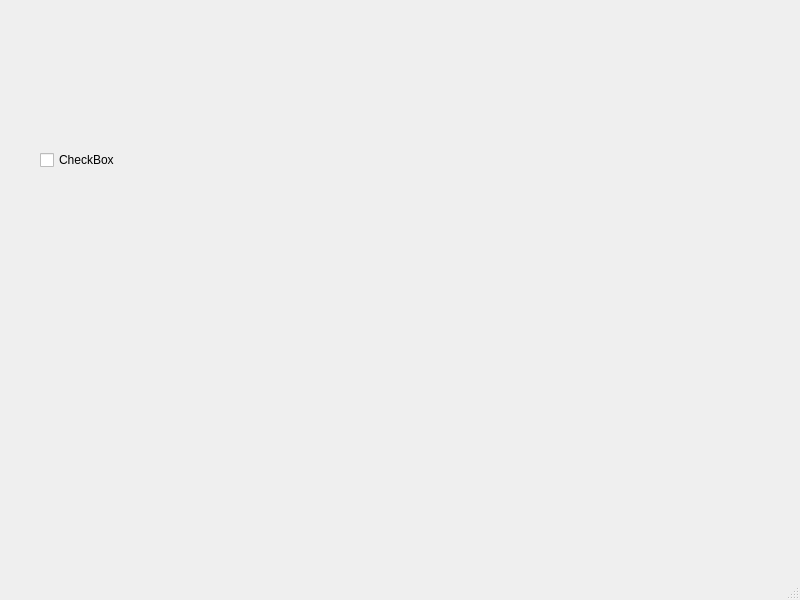
<?xml version="1.0" encoding="UTF-8"?>
<ui version="4.0">
 <class>MainWindow</class>
 <widget class="QMainWindow" name="MainWindow">
  <property name="geometry">
   <rect>
    <x>0</x>
    <y>0</y>
    <width>800</width>
    <height>600</height>
   </rect>
  </property>
  <property name="windowTitle">
   <string>MainWindow</string>
  </property>
  <widget class="QWidget" name="centralwidget">
   <widget class="QWidget" name="verticalLayoutWidget">
    <property name="geometry">
     <rect>
      <x>40</x>
      <y>50</y>
      <width>661</width>
      <height>221</height>
     </rect>
    </property>
    <layout class="QVBoxLayout" name="verticalLayout">
     <item>
      <widget class="QCheckBox" name="checkBox">
       <property name="text">
        <string>CheckBox</string>
       </property>
      </widget>
     </item>
    </layout>
   </widget>
  </widget>
  <widget class="QMenuBar" name="menubar">
   <property name="geometry">
    <rect>
     <x>0</x>
     <y>0</y>
     <width>800</width>
     <height>21</height>
    </rect>
   </property>
  </widget>
  <widget class="QStatusBar" name="statusbar"/>
 </widget>
 <resources/>
 <connections/>
</ui>
